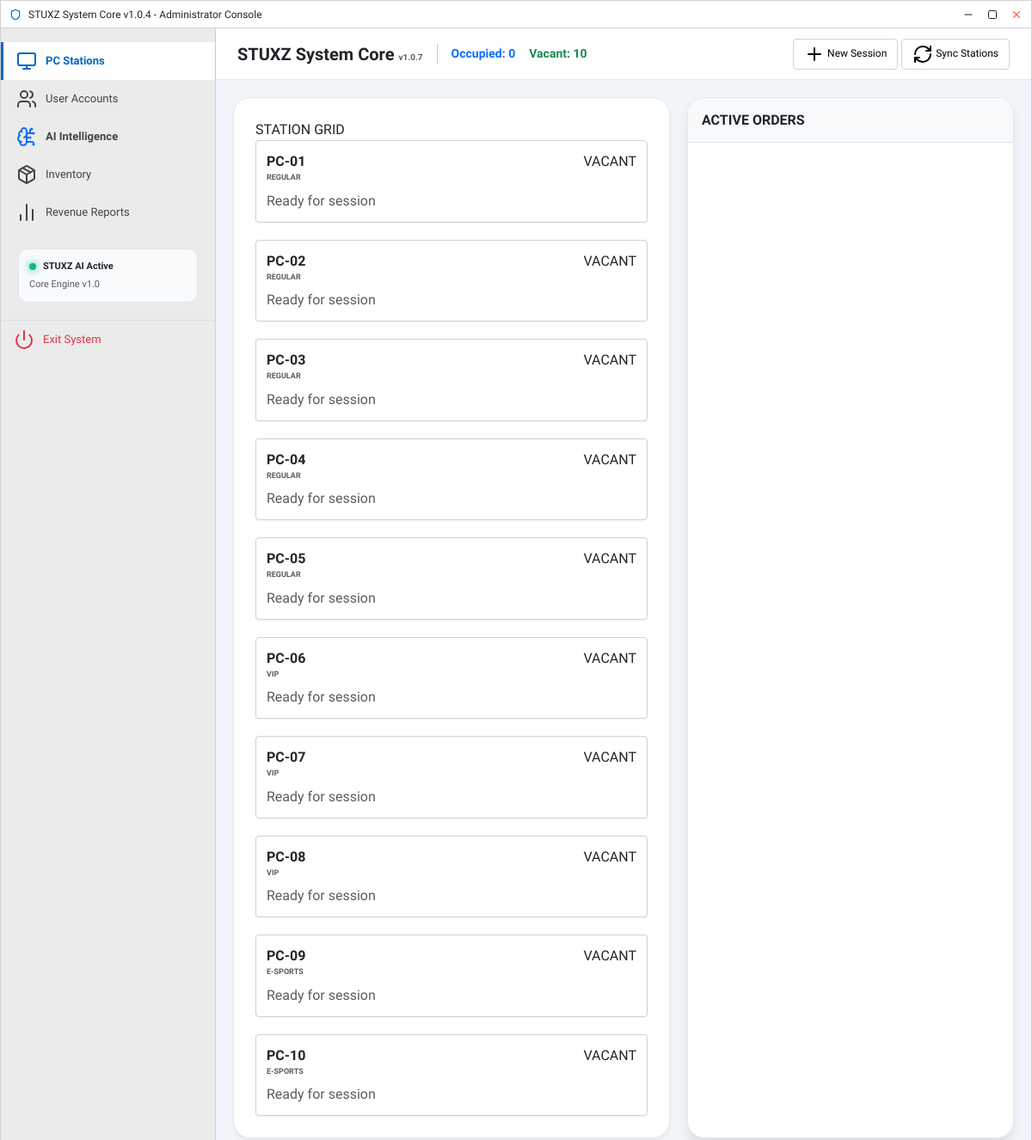
Screenshot of /admin/dashboard.php with the database file from the repository.
### tables this page shows
CREATE TABLE IF NOT EXISTS pcs (
    id INT AUTO_INCREMENT PRIMARY KEY,
    pc_number INT NOT NULL UNIQUE,
    pc_type ENUM('Regular', 'VIP', 'E-Sports') DEFAULT 'Regular',
    status ENUM('Vacant', 'Occupied', 'AFK', 'Maintenance') DEFAULT 'Vacant',
    current_user_id INT NULL,
    time_remaining INT DEFAULT 0,
    start_time DATETIME NULL,
    end_time DATETIME NULL,
    rate_per_hour DECIMAL(10, 2) DEFAULT 25.00,
    FOREIGN KEY (current_user_id) REFERENCES users(id) ON DELETE SET NULL
);

### admin/dashboard.php (the view, shortened to what this page needs)
<?php
require_once('../config/db_connect.php');
include('../includes/header.php');
include('../includes/sidebar.php');
$stmt = $pdo->query("SELECT p.*, u.username
                     FROM pcs p
                     LEFT JOIN users u ON p.current_user_id = u.id
                     ORDER BY p.pc_number ASC");
$pcs = $stmt->fetchAll();
?>
<div id="content-wrapper">
    <header class="app-toolbar shadow-sm">
        <div class="d-flex align-items-center gap-3">
            <h5 class="mb-0 fw-bold">STUXZ System Core <small class="text-muted" style="font-size: 10px;">v1.0.7</small></h5>
            <div class="toolbar-stats d-flex gap-3 small fw-bold">
                <span class="text-primary">Occupied: <?php echo count(array_filter($pcs, fn($p) => $p['status'] == 'Occupied')); ?></span>
                <span class="text-success">Vacant: <?php echo count(array_filter($pcs, fn($p) => $p['status'] == 'Vacant')); ?></span>
            </div>
        </div>
        <div class="toolbar-actions">
            <button class="gui-btn" data-bs-toggle="modal" data-bs-target="#newSessionModal"><i data-lucide="plus"></i> New Session</button>
            <button class="gui-btn" onclick="location.reload()"><i data-lucide="refresh-cw"></i> Sync Stations</button>
        </div>
    </header>
    <div class="app-canvas">
        <div class="station-container">
            <div class="zone-header">STATION GRID</div>
            <div class="station-grid">
                <?php foreach($pcs as $pc): ?>
                <div class="pc-node <?php echo strtolower($pc['status']); ?>">
                    <div class="d-flex justify-content-between align-items-start mb-2">
                        <div class="fw-bold">
                            <?php echo $pc['pc_number'] < 10 ? 'PC-0'.$pc['pc_number'] : 'PC-'.$pc['pc_number']; ?>
                            <small class="d-block text-muted" style="font-size: 9px;"><?php echo strtoupper($pc['pc_type']); ?></small>
                        </div>
                        <span class="status-badge"><?php echo strtoupper($pc['status']); ?></span>
                    </div>
                    <div class="node-info">
                        <?php if($pc['status'] == 'Occupied'): ?>
                            <div class="user-label text-primary fw-bold"><?php echo htmlspecialchars($pc['username'] ?? 'Guest'); ?></div>
                            <div class="timer-label fw-bold">
                                <i data-lucide="clock" style="width: 12px;"></i>
                                <?php
                                    $seconds = $pc['time_remaining'];
                                    $h = floor($seconds / 3600);
                                    $m = floor(($seconds % 3600) / 60);
                                    $s = $seconds % 60;
                                    echo sprintf('%02d:%02d:%02d', $h, $m, $s);
                                ?>
                            </div>
                        <?php else: ?>
                            <div class="user-label text-muted">Ready for session</div>
                        <?php endif; ?>
                    </div>
                </div>
                <?php endforeach; ?>
            </div>
        </div>
        <div class="order-queue-panel">
            <div class="p-3 bg-light border-bottom">
                <h6 class="mb-0 fw-bold">ACTIVE ORDERS</h6>
            </div>
            <div id="active-orders-list" class="p-3"></div>
        </div>
    </div>
</div>
<?php include('../includes/footer.php'); ?>

### includes/header.php (shortened to what this page needs)
<!DOCTYPE html>
<html lang="en">
<head>
    <link href="https://cdn.jsdelivr.net/npm/bootstrap@5.3.0/dist/css/bootstrap.min.css" rel="stylesheet">
    <link rel="stylesheet" href="../assets/css/style.css">
</head>
<body>
<div class="app-container">
    <div class="app-title-bar">
        <div class="d-flex align-items-center gap-2">
            <i data-lucide="shield" style="width: 14px; height: 14px; color: #0067c0;"></i>
            <span>STUXZ System Core v1.0.4 - Administrator Console</span>
        </div>
        <div class="window-controls">
            <i data-lucide="minus" style="width: 14px; cursor: pointer;"></i>
            <i data-lucide="square" style="width: 12px; cursor: pointer;"></i>
            <i data-lucide="x" style="width: 14px; cursor: pointer; color: #ff5f56;"></i>
        </div>
    </div>
    <div class="app-shell">

### includes/sidebar.php
<aside id="sidebar">
    <div class="sidebar-content mt-3">
        <div class="sidebar-item <?php echo (basename($_SERVER['PHP_SELF']) == 'dashboard.php') ? 'active' : ''; ?>"
             onclick="window.location.href='dashboard.php'">
            <i data-lucide="monitor"></i>
            <span>PC Stations</span>
        </div>
        <div class="sidebar-item <?php echo (basename($_SERVER['PHP_SELF']) == 'users.php') ? 'active' : ''; ?>"
             onclick="window.location.href='users.php'">
            <i data-lucide="users"></i>
            <span>User Accounts</span>
        </div>
        <div class="sidebar-item <?php echo (basename($_SERVER['PHP_SELF']) == 'ai_core.php') ? 'active' : ''; ?>"
             onclick="window.location.href='ai_core.php'">
            <i data-lucide="brain-circuit" class="text-primary"></i>
            <span class="fw-bold">AI Intelligence</span>
        </div>
        <div class="sidebar-item <?php echo (basename($_SERVER['PHP_SELF']) == 'inventory.php') ? 'active' : ''; ?>"
             onclick="window.location.href='inventory.php'">
            <i data-lucide="package"></i>
            <span>Inventory</span>
        </div>
        <div class="sidebar-item <?php echo (basename($_SERVER['PHP_SELF']) == 'reports.php') ? 'active' : ''; ?>"
             onclick="window.location.href='reports.php'">
            <i data-lucide="bar-chart-2"></i>
            <span>Revenue Reports</span>
        </div>
        <div style="margin-top: auto; padding: 20px;">
            <div style="background: #f8fafc; padding: 12px; border-radius: 12px; border: 1px solid #e2e8f0; font-size: 11px;">
                <div class="d-flex align-items-center gap-2 mb-1">
                    <div style="width: 8px; height: 8px; border-radius: 50%; background: #10b981; box-shadow: 0 0 10px #10b981;"></div>
                    <span class="fw-bold text-dark">STUXZ AI Active</span>
                </div>
                <span class="text-muted">Core Engine v1.0</span>
            </div>
        </div>
        <div class="sidebar-item text-danger border-top" style="border-left: none;" onclick="window.location.href='../index.php'">
            <i data-lucide="power"></i>
            <span>Exit System</span>
        </div>
    </div>
</aside>

### includes/footer.php (shortened to what this page needs)
    </div>
</div>
</body>
</html>

### assets/css/style.css (style rules this page uses)
:root { --app-bg: #f3f3f3; --win-border: #d1d1d1; --accent-blue: #0067c0; --text-main: #202020; --sidebar-bg: #ebebeb; }
body, html { height: 100%; margin: 0; overflow: hidden; font-family: 'Segoe UI', Tahoma, Geneva, Verdana, sans-serif; background: var(--app-bg); }
.app-container { display: flex; flex-direction: column; height: 100vh; border: 1px solid var(--win-border); }
.app-title-bar { height: 32px; background: #ffffff; display: flex; align-items: center; justify-content: space-between; padding: 0 10px; font-size: 12px; border-bottom: 1px solid var(--win-border); -webkit-user-select: none; user-select: none; }
.window-controls { display: flex; gap: 15px; }
.app-shell { display: flex; flex: 1; overflow: hidden; }
#sidebar { width: 250px; background: var(--sidebar-bg); border-right: 1px solid var(--win-border); display: flex; flex-direction: column; flex-shrink: 0; }
.sidebar-item { padding: 10px 15px; cursor: pointer; display: flex; align-items: center; gap: 10px; font-size: 13px; color: #444; border-left: 3px solid transparent; }
.sidebar-item.active { background: #ffffff; border-left: 3px solid var(--accent-blue); font-weight: 600; color: var(--accent-blue); }
#content-wrapper { flex: 1; display: flex; flex-direction: column; background: #ffffff; min-width: 0; }
.app-toolbar { height: 60px; padding: 0 25px; background: #ffffff; border-bottom: 1px solid #e2e8f0; display: flex; align-items: center; justify-content: space-between; flex-shrink: 0; }
.pc-node { background: #ffffff; border: 1px solid var(--win-border); border-radius: 4px; width: 100%; padding: 12px; box-shadow: 0 1px 3px rgba(0,0,0,0.05); }
.gui-btn { padding: 5px 12px; font-size: 12px; border: 1px solid var(--win-border); background: #fff; border-radius: 4px; cursor: pointer; }
.app-canvas { display: grid; grid-template-columns: 1fr 380px; gap: 20px; height: calc(100vh - 65px); padding: 20px; overflow: hidden; background: #f1f5f9; }
.station-container { overflow-y: auto; background: #fff; border-radius: 20px; padding: 25px; border: 1px solid #e2e8f0; box-shadow: 0 4px 6px -1px rgba(0,0,0,0.05); }
.station-grid { display: grid; grid-template-columns: repeat(auto-fill, minmax(220px, 1fr)); gap: 20px; }
.order-queue-panel { background: #fff; border-radius: 20px; border: 1px solid #e2e8f0; display: flex; flex-direction: column; overflow: hidden; box-shadow: 0 10px 15px -3px rgba(0,0,0,0.1); }

### rows the page displays
pcs: pc_number "1", pc_type "REGULAR", status "VACANT", shows "Ready for session"
pcs: pc_number "2", pc_type "REGULAR", status "VACANT", shows "Ready for session"
pcs: pc_number "3", pc_type "REGULAR", status "VACANT", shows "Ready for session"
pcs: pc_number "4", pc_type "REGULAR", status "VACANT", shows "Ready for session"
pcs: pc_number "5", pc_type "REGULAR", status "VACANT", shows "Ready for session"
pcs: pc_number "6", pc_type "VIP", status "VACANT", shows "Ready for session"
pcs: pc_number "7", pc_type "VIP", status "VACANT", shows "Ready for session"
pcs: pc_number "8", pc_type "VIP", status "VACANT", shows "Ready for session"
pcs: pc_number "9", pc_type "E-SPORTS", status "VACANT", shows "Ready for session"
pcs: pc_number "10", pc_type "E-SPORTS", status "VACANT", shows "Ready for session"

### other values shown
count(array_filter($pcs, fn($p) => $p['status'] == 'Occupied')) "0"
count(array_filter($pcs, fn($p) => $p['status'] == 'Vacant')) "10"
